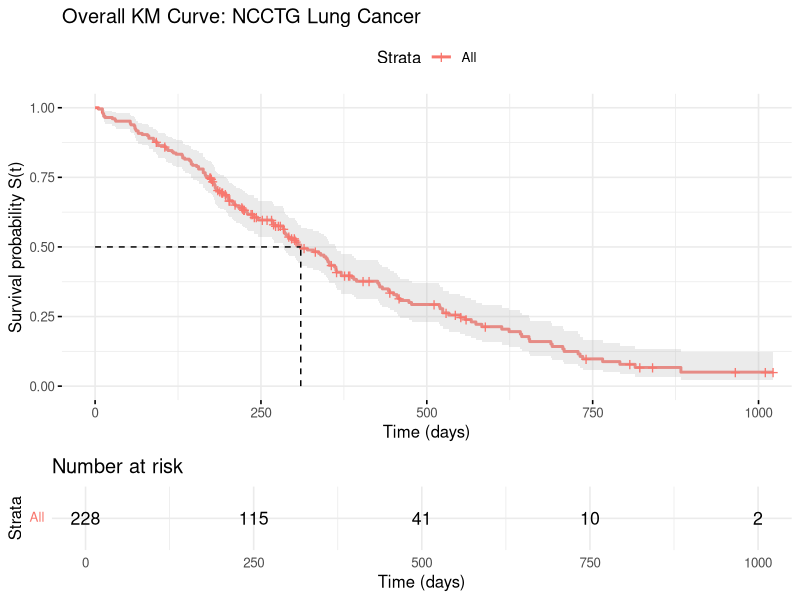
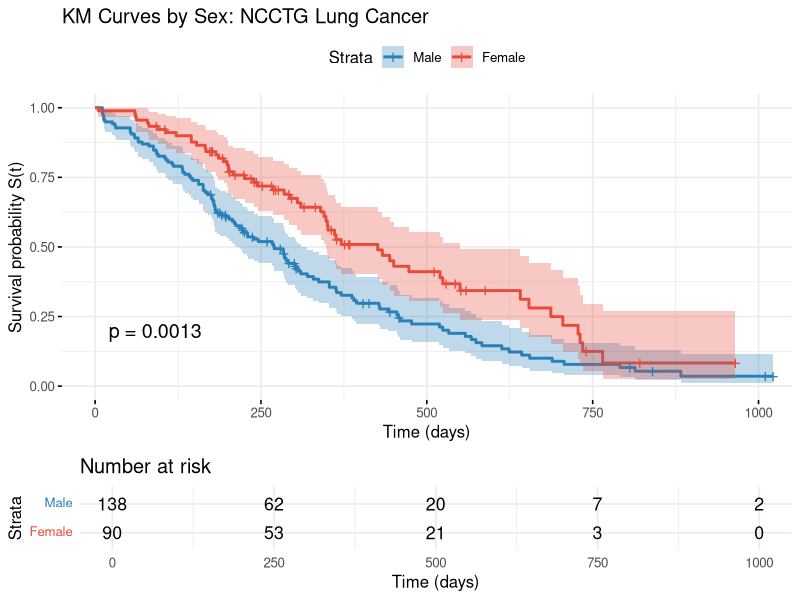
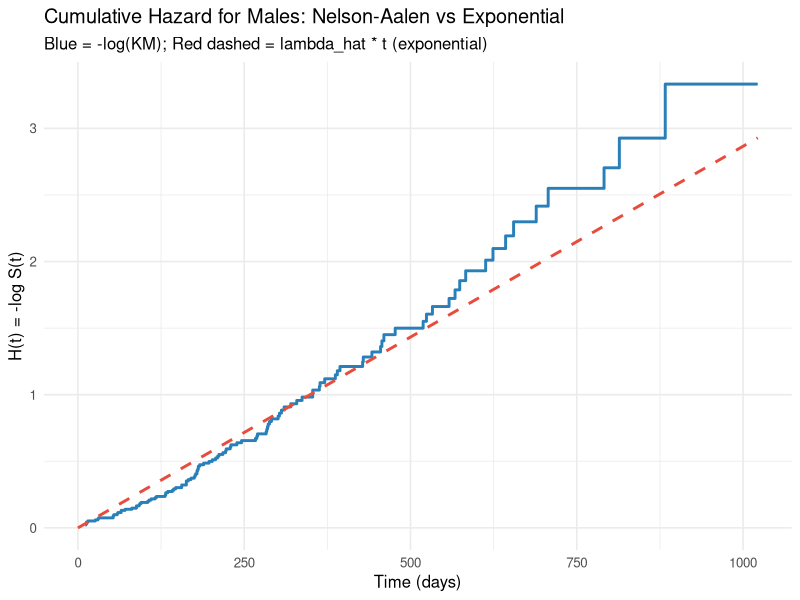

Source code (R) for these figures, in order:
# SOLUTION: Module 05 Lesson 01 — Survival Functions and Kaplan-Meier Estimation
library(survival)
library(survminer)
library(dplyr)
library(ggplot2)

data(lung)
lung <- lung |> mutate(event = ifelse(status == 2, 1, 0))

cat("Dataset:", nrow(lung), "patients;", sum(lung$event), "events;",
    sum(1 - lung$event), "censored\n\n")

# ============================================================
# Task 1: Overall KM curve
# ============================================================
km_overall <- survfit(Surv(time, event) ~ 1, data = lung)

cat("Summary at key time points:\n")
print(summary(km_overall, times = c(180, 365, 547, 730)))

p1 <- ggsurvplot(
  km_overall,
  data             = lung,
  conf.int         = TRUE,
  risk.table       = TRUE,
  surv.median.line = "hv",
  xlab             = "Time (days)",
  ylab             = "Survival probability S(t)",
  title            = "Overall KM Curve: NCCTG Lung Cancer",
  ggtheme          = theme_minimal(base_size = 12)
)
print(p1)

# ============================================================
# Task 2: Stratified KM by sex
# ============================================================
km_sex <- survfit(Surv(time, event) ~ sex, data = lung)

cat("\nSurvival at 365 days (males, females):\n")
s365 <- summary(km_sex, times = 365)
print(data.frame(sex = c("Male", "Female"), surv_365 = round(s365$surv, 3)))

p2 <- ggsurvplot(
  km_sex,
  data        = lung,
  conf.int    = TRUE,
  risk.table  = TRUE,
  pval        = TRUE,
  legend.labs = c("Male", "Female"),
  palette     = c("#2980b9", "#e74c3c"),
  xlab        = "Time (days)",
  ylab        = "Survival probability S(t)",
  title       = "KM Curves by Sex: NCCTG Lung Cancer",
  ggtheme     = theme_minimal(base_size = 12)
)
print(p2)

# ============================================================
# Task 3: Greenwood variance — manual calculation
# ============================================================
lung_male <- lung |> filter(sex == 1)
km_male   <- survfit(Surv(time, event) ~ 1, data = lung_male)

km_male_df <- data.frame(
  t       = km_male$time,
  n_risk  = km_male$n.risk,
  n_event = km_male$n.event,
  surv    = km_male$surv
)

t_target  <- 365
rows_365  <- km_male_df |> filter(t <= t_target, n_event > 0)
s_hat_365 <- tail(km_male_df |> filter(t <= t_target) |> pull(surv), 1)

greenwood_sum <- sum(rows_365$n_event /
                     (rows_365$n_risk * (rows_365$n_risk - rows_365$n_event)),
                     na.rm = TRUE)
var_hat <- s_hat_365^2 * greenwood_sum
se_hat  <- sqrt(var_hat)

cat(sprintf("\nGreenwood at t=365 (males):\n"))
cat(sprintf("  S_hat(365)         = %.4f\n",   s_hat_365))
cat(sprintf("  Greenwood variance = %.6f\n",   var_hat))
cat(sprintf("  SE                 = %.4f\n",   se_hat))
cat(sprintf("  95%% CI manual: (%.4f, %.4f)\n",
            max(0, s_hat_365 - 1.96*se_hat),
            min(1, s_hat_365 + 1.96*se_hat)))

cat("\nsummary(km_male, times=365) for cross-check:\n")
print(summary(km_male, times = 365)[c("time","surv","lower","upper")])

# ============================================================
# Task 4: Log-rank test
# ============================================================
lr_test <- survdiff(Surv(time, event) ~ sex, data = lung)
print(lr_test)

p_val <- 1 - pchisq(lr_test$chisq, df = 1)
cat(sprintf("\nLog-rank: chi-sq = %.4f, p = %.4f\n", lr_test$chisq, p_val))
cat("Conclusion: Female patients have significantly better survival than males (p < 0.05).\n")

# ============================================================
# Task 5: Cumulative hazard H(t) = -log(S_hat(t))
# ============================================================
km_male_df <- km_male_df |> mutate(H_hat = -log(surv))

lambda_hat <- sum(lung_male$event) / sum(lung_male$time)
cat(sprintf("\nExponential lambda estimate (males): %.6f/day\n", lambda_hat))

t_range  <- seq(0, max(lung_male$time), length.out = 300)
exp_H_df <- data.frame(t = t_range, H = lambda_hat * t_range)

p5 <- ggplot(km_male_df, aes(x = t, y = H_hat)) +
  geom_step(color = "#2980b9", linewidth = 1) +
  geom_line(data = exp_H_df, aes(x = t, y = H),
            color = "#e74c3c", linewidth = 1, linetype = "dashed") +
  labs(
    title    = "Cumulative Hazard for Males: Nelson-Aalen vs Exponential",
    subtitle = "Blue = -log(KM); Red dashed = lambda_hat * t (exponential)",
    x = "Time (days)", y = "H(t) = -log S(t)"
  ) +
  theme_minimal(base_size = 12)
print(p5)
# Interpretation: If the step function is approximately linear, the exponential
# model is plausible. Upward curvature suggests increasing hazard (Weibull with
# shape > 1); downward curvature suggests decreasing hazard.
